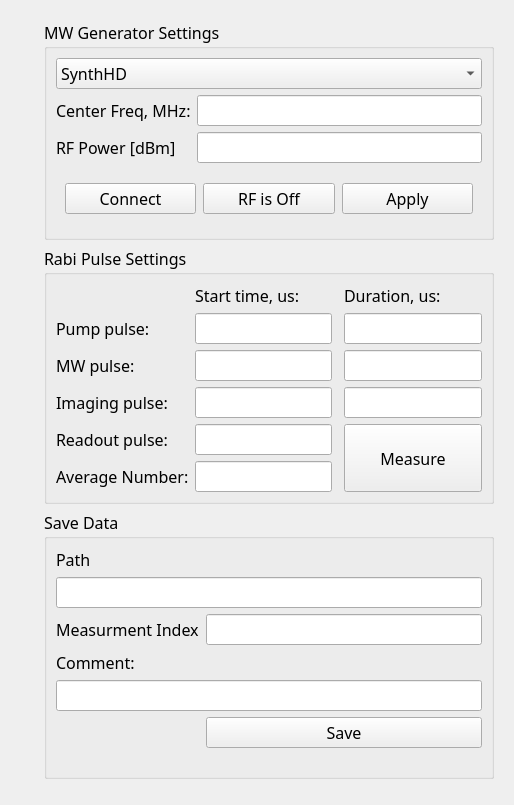
            <widget class="QWidget" name="RabiPulseTab">
             <attribute name="title">
              <string>Rabi Pulse Sequence</string>
             </attribute>
             <layout class="QGridLayout" name="gridLayout_11">
              <item row="0" column="0">
               <layout class="QGridLayout" name="gridLayout_9">
                <property name="sizeConstraint">
                 <enum>QLayout::SetNoConstraint</enum>
                </property>
                <item row="0" column="1">
                 <widget class="QWidget" name="verticalWidget_3" native="true">
                  <property name="sizePolicy">
                   <sizepolicy hsizetype="Fixed" vsizetype="Preferred">
                    <horstretch>0</horstretch>
                    <verstretch>0</verstretch>
                   </sizepolicy>
                  </property>
                  <layout class="QGridLayout" name="gridLayout_10">
                   <item row="0" column="0">
                    <widget class="QGroupBox" name="MW_3">
                     <property name="enabled">
                      <bool>true</bool>
                     </property>
                     <property name="sizePolicy">
                      <sizepolicy hsizetype="Preferred" vsizetype="Minimum">
                       <horstretch>0</horstretch>
                       <verstretch>0</verstretch>
                      </sizepolicy>
                     </property>
                     <property name="minimumSize">
                      <size>
                       <width>450</width>
                       <height>220</height>
                      </size>
                     </property>
                     <property name="font">
                      <font>
                       <family>Calibri Light</family>
                       <pointsize>12</pointsize>
                      </font>
                     </property>
                     <property name="title">
                      <string>MW Generator Settings</string>
                     </property>
                     <layout class="QGridLayout" name="gridLayout_6">
                      <item row="0" column="0">
                       <widget class="QComboBox" name="comboBoxMWdevice_3">
                        <property name="autoFillBackground">
                         <bool>false</bool>
                        </property>
                        <property name="sizeAdjustPolicy">
                         <enum>QComboBox::AdjustToContents</enum>
                        </property>
                        <item>
                         <property name="text">
                          <string>SynthHD</string>
                         </property>
                        </item>
                       </widget>
                      </item>
                      <item row="1" column="0">
                       <layout class="QFormLayout" name="formLayout_5">
                        <item row="1" column="0">
                         <widget class="QLabel" name="lblRFPower_3">
                          <property name="text">
                           <string>RF Power [dBm]</string>
                          </property>
                         </widget>
                        </item>
                        <item row="1" column="1">
                         <widget class="QLineEdit" name="txtRFPowerRabi"/>
                        </item>
                        <item row="0" column="0">
                         <widget class="QLabel" name="lblCenterFreq_2">
                          <property name="text">
                           <string>Center Freq, MHz:</string>
                          </property>
                         </widget>
                        </item>
                        <item row="0" column="1">
                         <widget class="QLineEdit" name="txtCenterFreq"/>
                        </item>
                       </layout>
                      </item>
                      <item row="2" column="0">
                       <widget class="QWidget" name="" native="true">
                        <layout class="QHBoxLayout" name="horizontalLayout_3">
                         <property name="spacing">
                          <number>7</number>
                         </property>
                         <property name="sizeConstraint">
                          <enum>QLayout::SetMinimumSize</enum>
                         </property>
                         <item>
                          <widget class="QPushButton" name="connectMicrowaveRabiButton">
                           <property name="text">
                            <string>Connect</string>
                           </property>
                          </widget>
                         </item>
                         <item>
                          <widget class="QPushButton" name="onOffRabiConnectButton">
                           <property name="enabled">
                            <bool>true</bool>
                           </property>
                           <property name="text">
                            <string>RF is Off</string>
                           </property>
                          </widget>
                         </item>
                         <item>
                          <widget class="QPushButton" name="applyMicrowaveRabiButton">
                           <property name="text">
                            <string>Apply</string>
                           </property>
                          </widget>
                         </item>
                        </layout>
                       </widget>
                      </item>
                     </layout>
                    </widget>
                   </item>
                   <item row="3" column="0">
                    <widget class="QGroupBox" name="DataSave_2">
                     <property name="sizePolicy">
                      <sizepolicy hsizetype="Preferred" vsizetype="Maximum">
                       <horstretch>0</horstretch>
                       <verstretch>0</verstretch>
                      </sizepolicy>
                     </property>
                     <property name="font">
                      <font>
                       <family>Calibri Light</family>
                       <pointsize>12</pointsize>
                      </font>
                     </property>
                     <property name="title">
                      <string>Save Data</string>
                     </property>
                     <layout class="QGridLayout" name="gridLayout_8">
                      <item row="0" column="0">
                       <layout class="QFormLayout" name="formLayout_6">
                        <property name="sizeConstraint">
                         <enum>QLayout::SetNoConstraint</enum>
                        </property>
                        <property name="formAlignment">
                         <set>Qt::AlignLeading|Qt::AlignLeft|Qt::AlignVCenter</set>
                        </property>
                        <item row="0" column="0">
                         <widget class="QLabel" name="lblPathRabi">
                          <property name="text">
                           <string>Path</string>
                          </property>
                         </widget>
                        </item>
                        <item row="2" column="0">
                         <widget class="QLabel" name="lblParamValue_2">
                          <property name="text">
                           <string>Measurment Index</string>
                          </property>
                         </widget>
                        </item>
                        <item row="2" column="1">
                         <widget class="QLineEdit" name="txtIndexRai"/>
                        </item>
                        <item row="4" column="0">
                         <widget class="QLabel" name="lblCommentRabi">
                          <property name="text">
                           <string>Comment:</string>
                          </property>
                         </widget>
                        </item>
                        <item row="1" column="0" colspan="2">
                         <widget class="QLineEdit" name="txtPathRabi"/>
                        </item>
                        <item row="5" column="0" colspan="2">
                         <widget class="QLineEdit" name="txtCommentRabi"/>
                        </item>
                        <item row="7" column="0">
                         <widget class="QWidget" name="widget_4" native="true">
                          <property name="minimumSize">
                           <size>
                            <width>0</width>
                            <height>50</height>
                           </size>
                          </property>
                         </widget>
                        </item>
                        <item row="7" column="1">
                         <widget class="QPushButton" name="btnSaveRabi">
                          <property name="text">
                           <string>Save</string>
                          </property>
                         </widget>
                        </item>
                       </layout>
                      </item>
                     </layout>
                    </widget>
                   </item>
                   <item row="4" column="0">
                    <widget class="QWidget" name="widget" native="true"/>
                   </item>
                   <item row="1" column="0">
                    <widget class="QGroupBox" name="Rabi">
                     <property name="enabled">
                      <bool>true</bool>
                     </property>
                     <property name="sizePolicy">
                      <sizepolicy hsizetype="Fixed" vsizetype="Fixed">
                       <horstretch>0</horstretch>
                       <verstretch>0</verstretch>
                      </sizepolicy>
                     </property>
                     <property name="minimumSize">
                      <size>
                       <width>450</width>
                       <height>220</height>
                      </size>
                     </property>
                     <property name="maximumSize">
                      <size>
                       <width>400</width>
                       <height>16777215</height>
                      </size>
                     </property>
                     <property name="font">
                      <font>
                       <family>Calibri Light</family>
                       <pointsize>12</pointsize>
                      </font>
                     </property>
                     <property name="title">
                      <string>Rabi Pulse Settings</string>
                     </property>
                     <layout class="QGridLayout" name="gridLayout_7">
                      <item row="4" column="1">
                       <widget class="QLineEdit" name="txtStartReadout"/>
                      </item>
                      <item row="0" column="3">
                       <widget class="QLabel" name="lblDuration">
                        <property name="text">
                         <string>Duration, us:</string>
                        </property>
                       </widget>
                      </item>
                      <item row="1" column="3">
                       <widget class="QLineEdit" name="txtWidthPump"/>
                      </item>
                      <item row="2" column="3">
                       <widget class="QLineEdit" name="txtWidthMW"/>
                      </item>
                      <item row="3" column="3">
                       <widget class="QLineEdit" name="txtWidthImage"/>
                      </item>
                      <item row="5" column="1">
                       <widget class="QLineEdit" name="txtAveragesNumber"/>
                      </item>
                      <item row="2" column="0">
                       <widget class="QLabel" name="lblMW">
                        <property name="text">
                         <string>MW pulse:</string>
                        </property>
                       </widget>
                      </item>
                      <item row="2" column="1">
                       <widget class="QLineEdit" name="txtStartMW"/>
                      </item>
                      <item row="1" column="0">
                       <widget class="QLabel" name="lblPump">
                        <property name="text">
                         <string>Pump pulse:</string>
                        </property>
                       </widget>
                      </item>
                      <item row="3" column="0">
                       <widget class="QLabel" name="lblImaging">
                        <property name="text">
                         <string>Imaging pulse:</string>
                        </property>
                       </widget>
                      </item>
                      <item row="3" column="1">
                       <widget class="QLineEdit" name="txtStartImage"/>
                      </item>
                      <item row="1" column="1">
                       <widget class="QLineEdit" name="txtStartPump"/>
                      </item>
                      <item row="5" column="0">
                       <widget class="QLabel" name="lblAveragesNumber">
                        <property name="text">
                         <string>Average Number:</string>
                        </property>
                       </widget>
                      </item>
                      <item row="0" column="1" colspan="2">
                       <widget class="QLabel" name="lblStartTime">
                        <property name="text">
                         <string>Start time, us:</string>
                        </property>
                       </widget>
                      </item>
                      <item row="4" column="0">
                       <widget class="QLabel" name="lblReadout">
                        <property name="text">
                         <string>Readout pulse:</string>
                        </property>
                       </widget>
                      </item>
                      <item row="4" column="3" rowspan="2">
                       <widget class="QPushButton" name="btnMeasureRabiPulse">
                        <property name="sizePolicy">
                         <sizepolicy hsizetype="Minimum" vsizetype="Preferred">
                          <horstretch>0</horstretch>
                          <verstretch>0</verstretch>
                         </sizepolicy>
                        </property>
                        <property name="text">
                         <string>Measure</string>
                        </property>
                       </widget>
                      </item>
                     </layout>
                    </widget>
                   </item>
                  </layout>
                 </widget>
                </item>
                <item row="0" column="0">
                 <widget class="QWidget" name="rabiPulsePlotWidget" native="true">
                  <layout class="QGridLayout" name="rabiPulsePlotLayout"/>
                 </widget>
                </item>
               </layout>
              </item>
             </layout>
            </widget>
